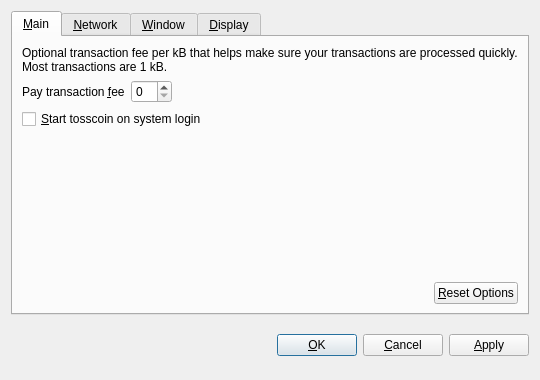
<?xml version="1.0" encoding="UTF-8"?>
<ui version="4.0">
 <class>OptionsDialog</class>
 <widget class="QDialog" name="OptionsDialog">
  <property name="geometry">
   <rect>
    <x>0</x>
    <y>0</y>
    <width>540</width>
    <height>380</height>
   </rect>
  </property>
  <property name="windowTitle">
   <string>Options</string>
  </property>
  <property name="modal">
   <bool>true</bool>
  </property>
  <layout class="QVBoxLayout" name="verticalLayout">
   <item>
    <widget class="QTabWidget" name="tabWidget">
     <property name="tabPosition">
      <enum>QTabWidget::North</enum>
     </property>
     <property name="currentIndex">
      <number>0</number>
     </property>
     <widget class="QWidget" name="tabMain">
      <attribute name="title">
       <string>&amp;Main</string>
      </attribute>
      <layout class="QVBoxLayout" name="verticalLayout_Main">
       <item>
        <widget class="QLabel" name="transactionFeeInfoLabel">
         <property name="text">
          <string>Optional transaction fee per kB that helps make sure your transactions are processed quickly. Most transactions are 1 kB.</string>
         </property>
         <property name="textFormat">
          <enum>Qt::PlainText</enum>
         </property>
         <property name="wordWrap">
          <bool>true</bool>
         </property>
        </widget>
       </item>
       <item>
        <layout class="QHBoxLayout" name="horizontalLayout_1_Main">
         <item>
          <widget class="QLabel" name="transactionFeeLabel">
           <property name="text">
            <string>Pay transaction &amp;fee</string>
           </property>
           <property name="textFormat">
            <enum>Qt::PlainText</enum>
           </property>
           <property name="buddy">
            <cstring>transactionFee</cstring>
           </property>
          </widget>
         </item>
         <item>
          <widget class="BitcoinAmountField" name="transactionFee"/>
         </item>
         <item>
          <spacer name="horizontalSpacer_1_Main">
           <property name="orientation">
            <enum>Qt::Horizontal</enum>
           </property>
           <property name="sizeHint" stdset="0">
            <size>
             <width>40</width>
             <height>20</height>
            </size>
           </property>
          </spacer>
         </item>
        </layout>
       </item>
       <item>
        <widget class="QCheckBox" name="bitcoinAtStartup">
         <property name="toolTip">
          <string>Automatically start tosscoin after logging in to the system.</string>
         </property>
         <property name="text">
          <string>&amp;Start tosscoin on system login</string>
         </property>
        </widget>
       </item>
       <item>
        <spacer name="verticalSpacer_Main">
         <property name="orientation">
          <enum>Qt::Vertical</enum>
         </property>
         <property name="sizeHint" stdset="0">
          <size>
           <width>20</width>
           <height>40</height>
          </size>
         </property>
        </spacer>
       </item>
       <item>
        <layout class="QHBoxLayout" name="horizontalLayout_2_Main">
         <item>
          <spacer name="horizontalSpacer_2_Main">
           <property name="orientation">
            <enum>Qt::Horizontal</enum>
           </property>
           <property name="sizeHint" stdset="0">
            <size>
             <width>40</width>
             <height>20</height>
            </size>
           </property>
          </spacer>
         </item>
         <item>
          <widget class="QPushButton" name="resetButton">
           <property name="toolTip">
            <string>Reset all client options to default.</string>
           </property>
           <property name="text">
            <string>&amp;Reset Options</string>
           </property>
           <property name="autoDefault">
            <bool>false</bool>
           </property>
          </widget>
         </item>
        </layout>
       </item>
      </layout>
     </widget>
     <widget class="QWidget" name="tabNetwork">
      <attribute name="title">
       <string>&amp;Network</string>
      </attribute>
      <layout class="QVBoxLayout" name="verticalLayout_Network">
       <item>
        <widget class="QCheckBox" name="mapPortUpnp">
         <property name="toolTip">
          <string>Automatically open the tosscoin client port on the router. This only works when your router supports UPnP and it is enabled.</string>
         </property>
         <property name="text">
          <string>Map port using &amp;UPnP</string>
         </property>
        </widget>
       </item>
       <item>
        <widget class="QCheckBox" name="connectSocks">
         <property name="toolTip">
          <string>Connect to the tosscoin network through a SOCKS proxy (e.g. when connecting through Tor).</string>
         </property>
         <property name="text">
          <string>&amp;Connect through SOCKS proxy:</string>
         </property>
        </widget>
       </item>
       <item>
        <layout class="QHBoxLayout" name="horizontalLayout_Network">
         <item>
          <widget class="QLabel" name="proxyIpLabel">
           <property name="text">
            <string>Proxy &amp;IP:</string>
           </property>
           <property name="textFormat">
            <enum>Qt::PlainText</enum>
           </property>
           <property name="buddy">
            <cstring>proxyIp</cstring>
           </property>
          </widget>
         </item>
         <item>
          <widget class="QValidatedLineEdit" name="proxyIp">
           <property name="maximumSize">
            <size>
             <width>140</width>
             <height>16777215</height>
            </size>
           </property>
           <property name="toolTip">
            <string>IP address of the proxy (e.g. 127.0.0.1)</string>
           </property>
          </widget>
         </item>
         <item>
          <widget class="QLabel" name="proxyPortLabel">
           <property name="text">
            <string>&amp;Port:</string>
           </property>
           <property name="textFormat">
            <enum>Qt::PlainText</enum>
           </property>
           <property name="buddy">
            <cstring>proxyPort</cstring>
           </property>
          </widget>
         </item>
         <item>
          <widget class="QLineEdit" name="proxyPort">
           <property name="maximumSize">
            <size>
             <width>55</width>
             <height>16777215</height>
            </size>
           </property>
           <property name="toolTip">
            <string>Port of the proxy (e.g. 9050)</string>
           </property>
          </widget>
         </item>
         <item>
          <widget class="QLabel" name="socksVersionLabel">
           <property name="text">
            <string>SOCKS &amp;Version:</string>
           </property>
           <property name="textFormat">
            <enum>Qt::PlainText</enum>
           </property>
           <property name="buddy">
            <cstring>socksVersion</cstring>
           </property>
          </widget>
         </item>
         <item>
          <widget class="QValueComboBox" name="socksVersion">
           <property name="toolTip">
            <string>SOCKS version of the proxy (e.g. 5)</string>
           </property>
          </widget>
         </item>
         <item>
          <spacer name="horizontalSpacer_Network">
           <property name="orientation">
            <enum>Qt::Horizontal</enum>
           </property>
           <property name="sizeHint" stdset="0">
            <size>
             <width>40</width>
             <height>20</height>
            </size>
           </property>
          </spacer>
         </item>
        </layout>
       </item>
       <item>
        <spacer name="verticalSpacer_Network">
         <property name="orientation">
          <enum>Qt::Vertical</enum>
         </property>
         <property name="sizeHint" stdset="0">
          <size>
           <width>20</width>
           <height>40</height>
          </size>
         </property>
        </spacer>
       </item>
      </layout>
     </widget>
     <widget class="QWidget" name="tabWindow">
      <attribute name="title">
       <string>&amp;Window</string>
      </attribute>
      <layout class="QVBoxLayout" name="verticalLayout_Window">
       <item>
        <widget class="QCheckBox" name="minimizeToTray">
         <property name="toolTip">
          <string>Show only a tray icon after minimizing the window.</string>
         </property>
         <property name="text">
          <string>&amp;Minimize to the tray instead of the taskbar</string>
         </property>
        </widget>
       </item>
       <item>
        <widget class="QCheckBox" name="minimizeOnClose">
         <property name="toolTip">
          <string>Minimize instead of exit the application when the window is closed. When this option is enabled, the application will be closed only after selecting Quit in the menu.</string>
         </property>
         <property name="text">
          <string>M&amp;inimize on close</string>
         </property>
        </widget>
       </item>
       <item>
        <spacer name="verticalSpacer_Window">
         <property name="orientation">
          <enum>Qt::Vertical</enum>
         </property>
         <property name="sizeHint" stdset="0">
          <size>
           <width>20</width>
           <height>40</height>
          </size>
         </property>
        </spacer>
       </item>
      </layout>
     </widget>
     <widget class="QWidget" name="tabDisplay">
      <attribute name="title">
       <string>&amp;Display</string>
      </attribute>
      <layout class="QVBoxLayout" name="verticalLayout_Display">
       <item>
        <layout class="QHBoxLayout" name="horizontalLayout_1_Display">
         <item>
          <widget class="QLabel" name="langLabel">
           <property name="text">
            <string>User Interface &amp;language:</string>
           </property>
           <property name="textFormat">
            <enum>Qt::PlainText</enum>
           </property>
           <property name="buddy">
            <cstring>lang</cstring>
           </property>
          </widget>
         </item>
         <item>
          <widget class="QValueComboBox" name="lang">
           <property name="toolTip">
            <string>The user interface language can be set here. This setting will take effect after restarting tosscoin.</string>
           </property>
          </widget>
         </item>
        </layout>
       </item>
       <item>
        <layout class="QHBoxLayout" name="horizontalLayout_2_Display">
         <item>
          <widget class="QLabel" name="unitLabel">
           <property name="text">
            <string>&amp;Unit to show amounts in:</string>
           </property>
           <property name="textFormat">
            <enum>Qt::PlainText</enum>
           </property>
           <property name="buddy">
            <cstring>unit</cstring>
           </property>
          </widget>
         </item>
         <item>
          <widget class="QValueComboBox" name="unit">
           <property name="toolTip">
            <string>Choose the default subdivision unit to show in the interface and when sending coins.</string>
           </property>
          </widget>
         </item>
        </layout>
       </item>
       <item>
        <widget class="QCheckBox" name="displayAddresses">
         <property name="toolTip">
          <string>Whether to show tosscoin addresses in the transaction list or not.</string>
         </property>
         <property name="text">
          <string>&amp;Display addresses in transaction list</string>
         </property>
        </widget>
       </item>
       <item>
        <widget class="QCheckBox" name="coinControlFeatures">
         <property name="toolTip">
          <string>Whether to show coin control features or not.</string>
         </property>
         <property name="text">
          <string>Display coin &amp;control features (experts only!)</string>
         </property>
        </widget>
       </item>
       <item>
        <spacer name="verticalSpacer_Display">
         <property name="orientation">
          <enum>Qt::Vertical</enum>
         </property>
         <property name="sizeHint" stdset="0">
          <size>
           <width>20</width>
           <height>40</height>
          </size>
         </property>
        </spacer>
       </item>
      </layout>
     </widget>
    </widget>
   </item>
   <item>
    <layout class="QHBoxLayout" name="horizontalLayout_Buttons">
     <item>
      <spacer name="horizontalSpacer_1">
       <property name="orientation">
        <enum>Qt::Horizontal</enum>
       </property>
       <property name="sizeHint" stdset="0">
        <size>
         <width>40</width>
         <height>48</height>
        </size>
       </property>
      </spacer>
     </item>
     <item>
      <widget class="QLabel" name="statusLabel">
       <property name="font">
        <font>
         <weight>75</weight>
         <bold>true</bold>
        </font>
       </property>
       <property name="text">
        <string/>
       </property>
       <property name="textFormat">
        <enum>Qt::PlainText</enum>
       </property>
       <property name="wordWrap">
        <bool>true</bool>
       </property>
      </widget>
     </item>
     <item>
      <spacer name="horizontalSpacer_2">
       <property name="orientation">
        <enum>Qt::Horizontal</enum>
       </property>
       <property name="sizeHint" stdset="0">
        <size>
         <width>40</width>
         <height>48</height>
        </size>
       </property>
      </spacer>
     </item>
     <item>
      <widget class="QPushButton" name="okButton">
       <property name="text">
        <string>&amp;OK</string>
       </property>
      </widget>
     </item>
     <item>
      <widget class="QPushButton" name="cancelButton">
       <property name="text">
        <string>&amp;Cancel</string>
       </property>
       <property name="autoDefault">
        <bool>false</bool>
       </property>
      </widget>
     </item>
     <item>
      <widget class="QPushButton" name="applyButton">
       <property name="text">
        <string>&amp;Apply</string>
       </property>
       <property name="autoDefault">
        <bool>false</bool>
       </property>
      </widget>
     </item>
    </layout>
   </item>
  </layout>
 </widget>
 <customwidgets>
  <customwidget>
   <class>BitcoinAmountField</class>
   <extends>QSpinBox</extends>
   <header>bitcoinamountfield.h</header>
  </customwidget>
  <customwidget>
   <class>QValueComboBox</class>
   <extends>QComboBox</extends>
   <header>qvaluecombobox.h</header>
  </customwidget>
  <customwidget>
   <class>QValidatedLineEdit</class>
   <extends>QLineEdit</extends>
   <header>qvalidatedlineedit.h</header>
  </customwidget>
 </customwidgets>
 <resources/>
 <connections/>
</ui>
